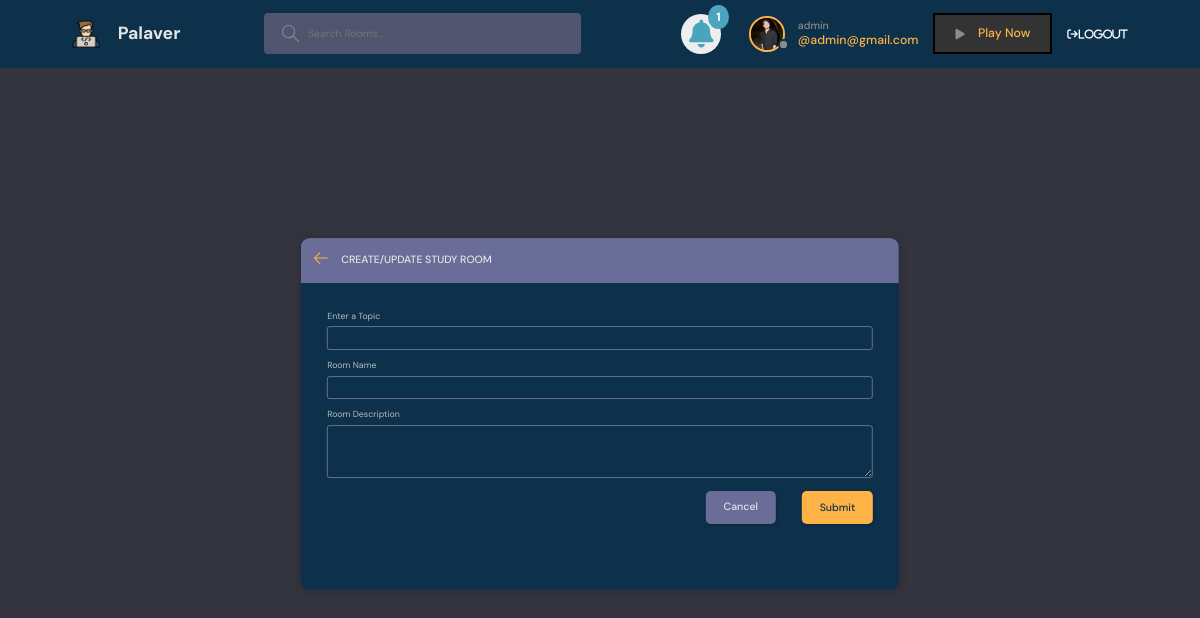
Screenshot of /create-room/ (signed in) with the database file from the repository.
### base/models.py (models this page shows, shortened)
class User(AbstractUser):
    name = models.CharField(max_length=200, null=True)
    email = models.EmailField(unique= True, null=True)
    bio = models.TextField(null=True)
    avatar = models.ImageField(null=True, default='avatar.svg')
    followers = models.ManyToManyField('self', related_name='followingUsersModel', symmetrical=False, blank=True)
    USERNAME_FIELD = 'email'
    REQUIRED_FIELDS = []

### base/views.py (the view, shortened to what this page needs)
# urls.py: path("create-room/", views.createRoom, name="create-room"),
@login_required(login_url='login')
def createRoom(request):
    topics = Topic.objects.all()
    form = RoomForm()
    context = {'form':form, 'topics':topics}
    return render(request, 'base/room_form.html', context)

### base/forms.py
class RoomForm(ModelForm):
    class Meta:
        model = Room
        fields = '__all__'
        exclude = ['host', 'participants']

### base/context_processors.py (called while the page is built)
def notification(request):
    if request.user.is_authenticated:
        user = request.user
        notifications = Notification.objects.filter(user=user).order_by('-created')
        return {'notifications':notifications}
    else:
        return {}

def get_user_last_access(request):
    if request.user.is_authenticated:
        user = request.user
        last_access = user.last_login.strftime("%H:%M:%S").split(":")[0]
        time_now = datetime.datetime.now().strftime("%H:%M:%S").split(":")[0]
        last_access_day = user.last_login.strftime("%d-%m-%Y")
        time_now_day = datetime.datetime.now().strftime("%d-%m-%Y")
        online_status = False
        if int(time_now) - int(int(last_access)+3) <= 1 and last_access_day == time_now_day:
            online_status = True
        return {'online_status':online_status}
    else:
        return {}

### base/templates/base/room_form.html (shortened to what this page needs)
{% extends 'main.html' %}
{% block content %}
  <main class="create-room layout">
    <div class="container">
      <div class="layout__box">
        <div class="layout__boxHeader">
          <div class="layout__boxTitle">
            <a href="{% url 'home' %}">
              <svg version="1.1" xmlns="http://www.w3.org/2000/svg" width="32" height="32" viewBox="0 0 32 32">
                <title>arrow-left</title>
                <path
                  d="M13.723 2.286l-13.723 13.714 13.719 13.714 1.616-1.611-10.96-10.96h27.625v-2.286h-27.625l10.965-10.965-1.616-1.607z">
                </path>
              </svg>
            </a>
            <h3>Create/Update Study Room</h3>
          </div>
        </div>
        <div class="layout__body">
          <form class="form" method="POST" action="">
            <div class="form__group">
              <label for="room_topic">Enter a Topic</label>
              <input required type="text" value="{{ room.topic.name }}" name="topic" list="topic-list" />
            </div>
            <div class="form__group">
              <label for="room_name">Room Name</label>
              {{ form.name }}
            </div>
            <div class="form__group">
              <label for="room_description">Room Description</label>
              {{ form.description }}
            </div>
            <div class="form__action">
              <a class="btn btn--dark" href="{% url 'home' %}">Cancel</a>
              <input class="btn btn--main" type="submit" value="Submit" />
            </div>
          </form>
        </div>
      </div>
    </div>
  </main>
{% endblock content %}

### templates/navbar.html (shortened to what this page needs)
{% load static %}
<header class="header header--loggedIn">
    <div class="container">
      <a href="{% url 'home' %}" class="header__logo">
        <img src="{% static 'images/coding2.png' %}" />
        <h1>Palaver</h1>
      </a>
      <form class="header__search" method="GET" action="{% url 'home' %}">
        <label>
          <input type="text" name="q" placeholder="Search Rooms..." />
        </label>
      </form>
      <nav class="header__menu">
        {% if request.user.is_authenticated %}
            <div class="header__user">
              <div class="notification-icon" style="position:relative;">
                <button class="dropdown-button">
                  <span class="badge">{{ notifications.count }}</span>
                  <i class="fa fa-bell"></i>
                </button>
              </div>
                <a href="{% url 'user-profile' request.user.id %}">
                  {% if online_status %}
                  <div class="avatar avatar--medium active">
                  {% else %}
                  <div class="avatar avatar--medium">
                  {% endif %}
                    <img src="{{ request.user.avatar.url }}" />
                  </div>
                  <p>{{ request.user.username }} <span>@{{ request.user }}</span></p>
                </a>
              </div>
              <a href="{% url 'game' %}" class="header__bookmark">
                <i class="fa fa-play"></i> <span>Play Now</span>
              </a>
              <a href="{% url 'logout' %}" class="dropdown-button"><i class="fa fa-sign-out" aria-hidden="true">Logout</i></a>
        {% else %}
            <a href="{% url 'login' %}">
                <img src="{% static 'images/avatar.svg' %}" />
                <p>Login</p>
              </a>
        {% endif %}
      </nav>
    </div>
  </header>

### templates/navbar.html (style rules this page uses)
.notification-icon .badge { position: absolute; top: -10px; right: -10px; padding: 3px 8px; border-radius: 50%; background: #71c6dd; color: white; }
.notification-icon { width: 40px; height: 40px; border-radius: 50%; background-color: #eee; display: flex; align-items: center; justify-content: center; margin-right: 10px; }
.dropdown-button { position: relative; display: inline-block; background-color: transparent; border: none; cursor: pointer; }
.badge { position: absolute !important; top: -15px !important; right: -15px !important; background-color: #4ba3bc !important; color: #fff !important; font-size: 12px !important; font-weight: bold !important; padding: 4px 8px !important; border-radius: 50% !important; }
.fa-bell { font-size: 28px !important; color: #4ba3bc !important; }
.dropdown-button { color: #fff !important; }
.header__menu { display: flex; justify-content: space-between; }
.header__bookmark { display: flex; align-items: center; color: #fff; background-color: #333; padding: 10px 20px; margin-left: 15px; margin-right: 15px; border: 2px solid #000; }

### rows the page displays
User: user.avatar (picture), user.username "admin", user "admin@gmail.com"

### other values shown
{{ notifications.count }} "1"
